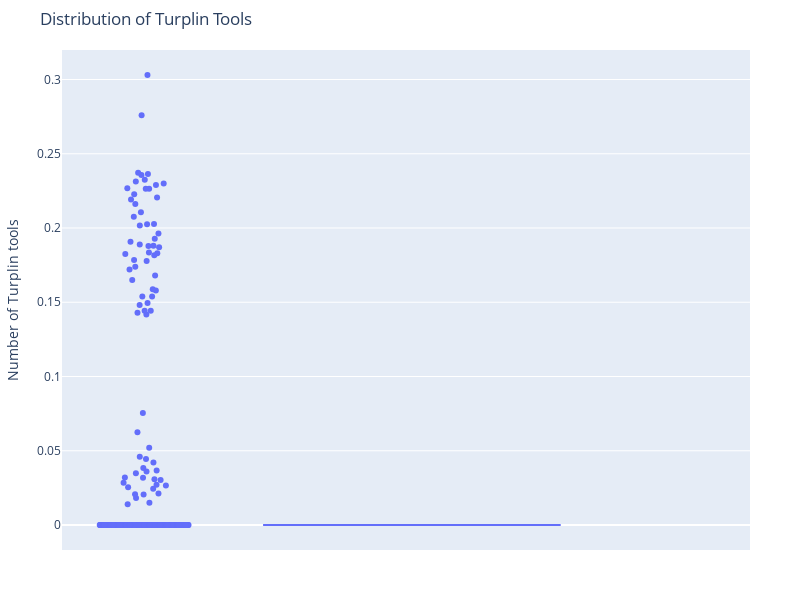

The notebook cell this image was saved under:
### Markdown cell above
*TURPLIN TOOLS-BOXPLOT*

### Code cell
import plotly.express as px

# Create boxplot
fig = px.box(
    IDS_1,
    y='turplins_tools',
    title='Distribution of Turplin Tools',
    labels={'turplins_tools': 'Hot Pepper Tins Organic Pesticides'},
)

# Update layout for better visualization
fig.update_layout(
    height=600,
    width=800,
    margin=dict(l=50, r=50, t=50, b=50),
    yaxis_title='Number of Turplin tools',
    showlegend=False
)

# Add hover information
fig.update_traces(
    boxpoints='all',  # Show all points
    jitter=0.3,       # Add some jitter to the points
    pointpos=-1.8,    # Position of the points
    hoverinfo='y'     # Show y value on hover
)

fig.show()

### Figure 1 — Plotly figure (JSON) as saved in the notebook; plotly's stock layout.template omitted (floating-point values rounded to 4 significant figures; data arrays with more than 128 entries replaced by an {"elided": "..."} marker saying what was removed)
{"data": [{"alignmentgroup": "True", "boxpoints": "all", "hoverinfo": "y", "hovertemplate": "Hot Pepper Tins Organic Pesticides=%{y}<extra></extra>", "jitter": 0.3, "legendgroup": "", "marker": {"color": "#636efa"}, "name": "", "notched": false, "offsetgroup": "", "orientation": "v", "pointpos": -1.8, "showlegend": false, "type": "box", "x0": " ", "xaxis": "x", "y": {"elided": "382 float values"}, "y0": " ", "yaxis": "y"}], "layout": {"boxmode": "group", "height": 600, "legend": {"tracegroupgap": 0}, "margin": {"b": 50, "l": 50, "r": 50, "t": 50}, "showlegend": false, "title": {"text": "Distribution of Turplin Tools"}, "width": 800, "xaxis": {"anchor": "y", "domain": [0, 1]}, "yaxis": {"anchor": "x", "domain": [0, 1], "title": {"text": "Number of Turplin tools"}}}}
